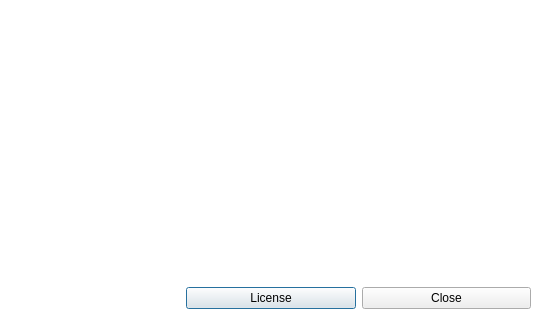
<?xml version="1.0" encoding="UTF-8"?>
<ui version="4.0">
 <class>frmAbout</class>
 <widget class="QDialog" name="frmAbout">
  <property name="windowModality">
   <enum>Qt::WindowModal</enum>
  </property>
  <property name="enabled">
   <bool>true</bool>
  </property>
  <property name="geometry">
   <rect>
    <x>0</x>
    <y>0</y>
    <width>542</width>
    <height>320</height>
   </rect>
  </property>
  <property name="windowTitle">
   <string>Notepadqq</string>
  </property>
  <property name="windowIcon">
   <iconset resource="resources.qrc">
    <normaloff>:/icons/notepadqq/scalable/notepadqq.svg</normaloff>:/icons/notepadqq/scalable/notepadqq.svg</iconset>
  </property>
  <property name="styleSheet">
   <string notr="true">QDialog { background-color: rgb(255, 255, 255); }</string>
  </property>
  <property name="modal">
   <bool>true</bool>
  </property>
  <layout class="QGridLayout" name="gridLayout">
   <item row="3" column="1">
    <widget class="QPushButton" name="btnLicense">
     <property name="text">
      <string>License</string>
     </property>
    </widget>
   </item>
   <item row="0" column="0" rowspan="3">
    <widget class="QLabel" name="lblIcon">
     <property name="text">
      <string notr="true"/>
     </property>
     <property name="scaledContents">
      <bool>false</bool>
     </property>
     <property name="alignment">
      <set>Qt::AlignCenter</set>
     </property>
    </widget>
   </item>
   <item row="3" column="2">
    <widget class="QPushButton" name="pushButton">
     <property name="text">
      <string>Close</string>
     </property>
    </widget>
   </item>
   <item row="0" column="1" rowspan="3" colspan="2">
    <widget class="QLabel" name="lblText">
     <property name="styleSheet">
      <string notr="true">QLabel {color: rgb(26, 26, 26);}</string>
     </property>
     <property name="text">
      <string notr="true">&lt;Description&gt;</string>
     </property>
     <property name="textFormat">
      <enum>Qt::AutoText</enum>
     </property>
     <property name="wordWrap">
      <bool>true</bool>
     </property>
     <property name="openExternalLinks">
      <bool>true</bool>
     </property>
     <property name="textInteractionFlags">
      <set>Qt::LinksAccessibleByMouse|Qt::TextSelectableByMouse</set>
     </property>
    </widget>
   </item>
  </layout>
 </widget>
 <resources>
  <include location="resources.qrc"/>
 </resources>
 <connections/>
</ui>
